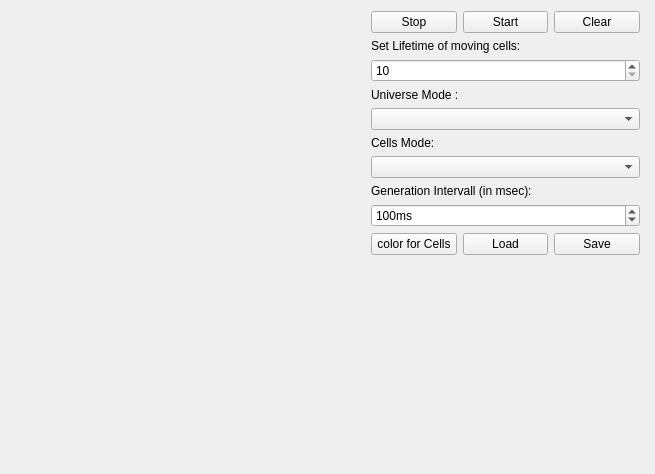
<?xml version="1.0" encoding="UTF-8"?>
<ui version="4.0">
 <class>MainWindow</class>
 <widget class="QMainWindow" name="MainWindow">
  <property name="geometry">
   <rect>
    <x>0</x>
    <y>0</y>
    <width>655</width>
    <height>474</height>
   </rect>
  </property>
  <property name="windowTitle">
   <string>MainWindow</string>
  </property>
  <widget class="QWidget" name="centralWidget">
   <widget class="QWidget" name="verticalLayoutWidget">
    <property name="geometry">
     <rect>
      <x>360</x>
      <y>0</y>
      <width>291</width>
      <height>381</height>
     </rect>
    </property>
    <layout class="QVBoxLayout" name="setLayout">
     <item>
      <layout class="QHBoxLayout" name="horizontalLayout_2" stretch="0,0,0">
       <item>
        <widget class="QPushButton" name="StopButton">
         <property name="text">
          <string>Stop</string>
         </property>
        </widget>
       </item>
       <item>
        <widget class="QPushButton" name="StartButton">
         <property name="text">
          <string>Start</string>
         </property>
        </widget>
       </item>
       <item>
        <widget class="QPushButton" name="ClearButton">
         <property name="text">
          <string>Clear</string>
         </property>
        </widget>
       </item>
      </layout>
     </item>
     <item>
      <widget class="QLabel" name="label_3">
       <property name="text">
        <string>Set Lifetime of moving cells:</string>
       </property>
      </widget>
     </item>
     <item>
      <widget class="QSpinBox" name="lifetime">
       <property name="minimum">
        <number>10</number>
       </property>
       <property name="maximum">
        <number>100000</number>
       </property>
       <property name="singleStep">
        <number>10</number>
       </property>
      </widget>
     </item>
     <item>
      <widget class="QLabel" name="SizeLabel">
       <property name="text">
        <string>Universe Mode :</string>
       </property>
      </widget>
     </item>
     <item>
      <widget class="QComboBox" name="modeControl"/>
     </item>
     <item>
      <widget class="QLabel" name="label">
       <property name="text">
        <string>Cells Mode:</string>
       </property>
      </widget>
     </item>
     <item>
      <widget class="QComboBox" name="cellsMode"/>
     </item>
     <item>
      <widget class="QLabel" name="label_2">
       <property name="text">
        <string>Generation Intervall (in msec):</string>
       </property>
      </widget>
     </item>
     <item>
      <widget class="QSpinBox" name="iterInterval">
       <property name="suffix">
        <string>ms</string>
       </property>
       <property name="minimum">
        <number>50</number>
       </property>
       <property name="maximum">
        <number>100000</number>
       </property>
       <property name="singleStep">
        <number>10</number>
       </property>
       <property name="value">
        <number>100</number>
       </property>
      </widget>
     </item>
     <item>
      <layout class="QHBoxLayout" name="horizontalLayout_4">
       <item>
        <widget class="QPushButton" name="colorButton">
         <property name="text">
          <string>color for Cells</string>
         </property>
        </widget>
       </item>
       <item>
        <widget class="QPushButton" name="LoadButton">
         <property name="text">
          <string>Load</string>
         </property>
        </widget>
       </item>
       <item>
        <widget class="QPushButton" name="SaveButton">
         <property name="text">
          <string>Save</string>
         </property>
        </widget>
       </item>
      </layout>
     </item>
     <item>
      <spacer name="verticalSpacer_2">
       <property name="orientation">
        <enum>Qt::Vertical</enum>
       </property>
       <property name="sizeHint" stdset="0">
        <size>
         <width>20</width>
         <height>40</height>
        </size>
       </property>
      </spacer>
     </item>
    </layout>
   </widget>
   <widget class="QWidget" name="verticalLayoutWidget_2">
    <property name="geometry">
     <rect>
      <x>-1</x>
      <y>0</y>
      <width>361</width>
      <height>381</height>
     </rect>
    </property>
    <layout class="QVBoxLayout" name="gameLayout"/>
   </widget>
  </widget>
  <action name="actionSave">
   <property name="text">
    <string>Save</string>
   </property>
  </action>
  <action name="actionLoad">
   <property name="text">
    <string>Load</string>
   </property>
  </action>
 </widget>
 <layoutdefault spacing="6" margin="11"/>
 <resources/>
 <connections/>
</ui>
